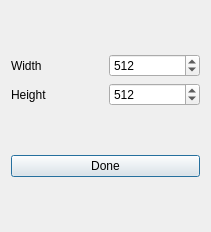
<?xml version="1.0" encoding="UTF-8"?>
<ui version="4.0">
 <class>NewImageDialog</class>
 <widget class="QDialog" name="NewImageDialog">
  <property name="geometry">
   <rect>
    <x>0</x>
    <y>0</y>
    <width>211</width>
    <height>232</height>
   </rect>
  </property>
  <property name="windowTitle">
   <string>New Image</string>
  </property>
  <layout class="QGridLayout" name="gridLayout">
   <item row="0" column="0">
    <layout class="QVBoxLayout" name="verticalLayout">
     <item>
      <layout class="QHBoxLayout" name="horizontalLayout_2">
       <item>
        <widget class="QLabel" name="label_2">
         <property name="text">
          <string>Width</string>
         </property>
        </widget>
       </item>
       <item>
        <widget class="QSpinBox" name="width_box">
         <property name="minimum">
          <number>1</number>
         </property>
         <property name="maximum">
          <number>2048</number>
         </property>
         <property name="value">
          <number>512</number>
         </property>
        </widget>
       </item>
      </layout>
     </item>
     <item>
      <layout class="QHBoxLayout" name="horizontalLayout">
       <item>
        <widget class="QLabel" name="label">
         <property name="text">
          <string>Height</string>
         </property>
        </widget>
       </item>
       <item>
        <widget class="QSpinBox" name="height_box">
         <property name="minimum">
          <number>1</number>
         </property>
         <property name="maximum">
          <number>2048</number>
         </property>
         <property name="value">
          <number>512</number>
         </property>
        </widget>
       </item>
      </layout>
     </item>
    </layout>
   </item>
   <item row="1" column="0">
    <layout class="QHBoxLayout" name="horizontalLayout_3">
     <item>
      <widget class="QPushButton" name="done_button">
       <property name="text">
        <string>Done</string>
       </property>
      </widget>
     </item>
    </layout>
   </item>
  </layout>
 </widget>
 <resources/>
 <connections/>
</ui>
